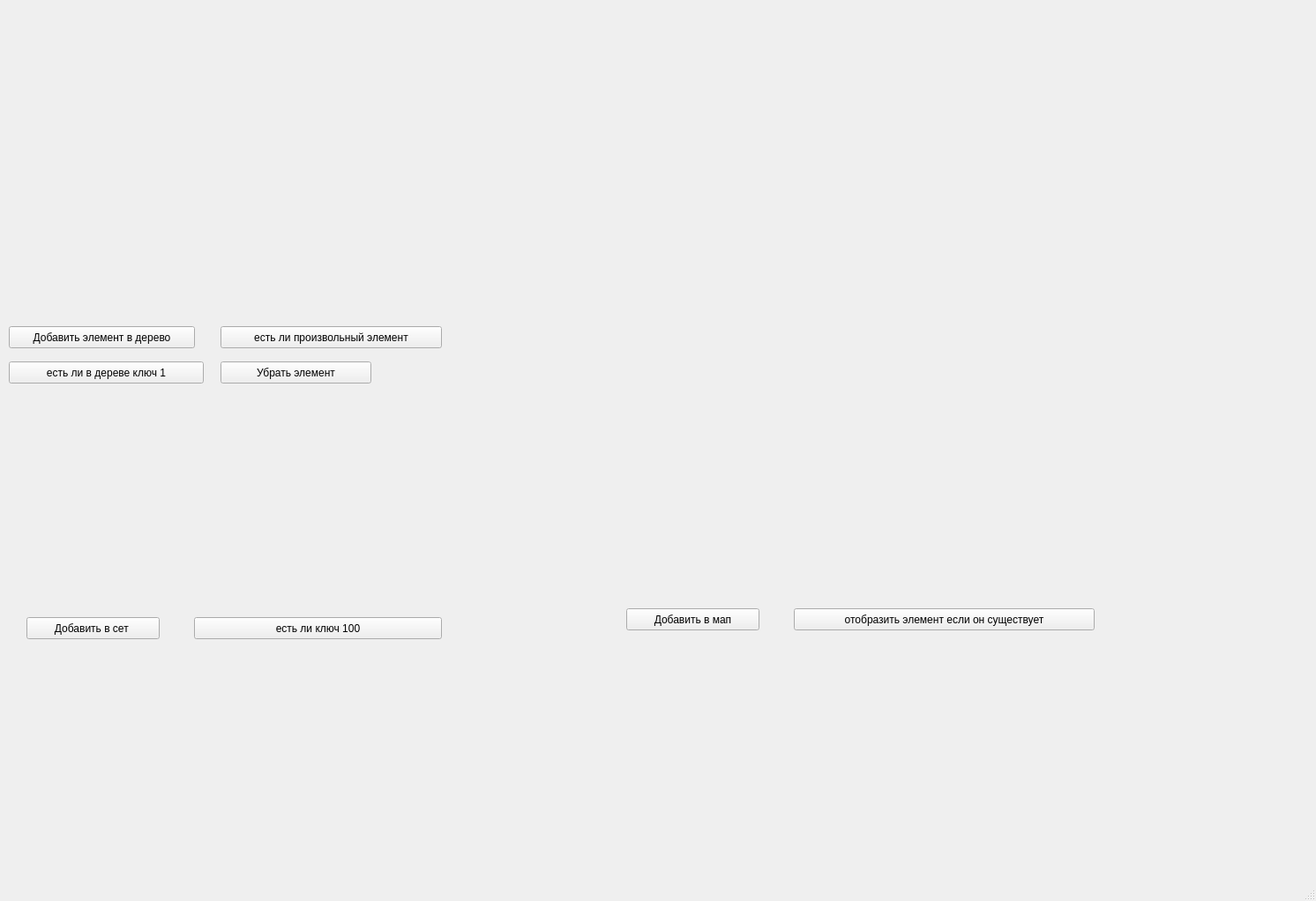
<?xml version="1.0" encoding="UTF-8"?>
<ui version="4.0">
 <class>MainWindow</class>
 <widget class="QMainWindow" name="MainWindow">
  <property name="geometry">
   <rect>
    <x>0</x>
    <y>0</y>
    <width>1492</width>
    <height>1022</height>
   </rect>
  </property>
  <property name="windowTitle">
   <string>MainWindow</string>
  </property>
  <widget class="QWidget" name="centralwidget">
   <widget class="QPushButton" name="pushButton">
    <property name="geometry">
     <rect>
      <x>10</x>
      <y>370</y>
      <width>211</width>
      <height>25</height>
     </rect>
    </property>
    <property name="text">
     <string>Добавить элемент в дерево</string>
    </property>
   </widget>
   <widget class="QPushButton" name="pushButton_2">
    <property name="geometry">
     <rect>
      <x>250</x>
      <y>370</y>
      <width>251</width>
      <height>25</height>
     </rect>
    </property>
    <property name="text">
     <string>есть ли произвольный элемент</string>
    </property>
   </widget>
   <widget class="QLabel" name="label">
    <property name="geometry">
     <rect>
      <x>30</x>
      <y>20</y>
      <width>471</width>
      <height>311</height>
     </rect>
    </property>
    <property name="text">
     <string/>
    </property>
   </widget>
   <widget class="QPushButton" name="pushButton_3">
    <property name="geometry">
     <rect>
      <x>10</x>
      <y>410</y>
      <width>221</width>
      <height>25</height>
     </rect>
    </property>
    <property name="text">
     <string>есть ли в дереве ключ 1</string>
    </property>
   </widget>
   <widget class="QLabel" name="label_2">
    <property name="geometry">
     <rect>
      <x>670</x>
      <y>20</y>
      <width>621</width>
      <height>341</height>
     </rect>
    </property>
    <property name="text">
     <string/>
    </property>
   </widget>
   <widget class="QPushButton" name="pushButton_4">
    <property name="geometry">
     <rect>
      <x>250</x>
      <y>410</y>
      <width>171</width>
      <height>25</height>
     </rect>
    </property>
    <property name="text">
     <string>Убрать элемент</string>
    </property>
   </widget>
   <widget class="QPushButton" name="pushButton_5">
    <property name="geometry">
     <rect>
      <x>30</x>
      <y>700</y>
      <width>151</width>
      <height>25</height>
     </rect>
    </property>
    <property name="text">
     <string>Добавить в сет </string>
    </property>
   </widget>
   <widget class="QLabel" name="label_3">
    <property name="geometry">
     <rect>
      <x>40</x>
      <y>470</y>
      <width>451</width>
      <height>191</height>
     </rect>
    </property>
    <property name="text">
     <string/>
    </property>
   </widget>
   <widget class="QPushButton" name="pushButton_6">
    <property name="geometry">
     <rect>
      <x>220</x>
      <y>700</y>
      <width>281</width>
      <height>25</height>
     </rect>
    </property>
    <property name="text">
     <string>есть ли ключ 100</string>
    </property>
   </widget>
   <widget class="QPushButton" name="pushButton_9">
    <property name="geometry">
     <rect>
      <x>900</x>
      <y>690</y>
      <width>341</width>
      <height>25</height>
     </rect>
    </property>
    <property name="text">
     <string>отобразить элемент если он существует</string>
    </property>
   </widget>
   <widget class="QPushButton" name="pushButton_10">
    <property name="geometry">
     <rect>
      <x>710</x>
      <y>690</y>
      <width>151</width>
      <height>25</height>
     </rect>
    </property>
    <property name="text">
     <string>Добавить в мап</string>
    </property>
   </widget>
   <widget class="QLabel" name="label_4">
    <property name="geometry">
     <rect>
      <x>720</x>
      <y>460</y>
      <width>451</width>
      <height>191</height>
     </rect>
    </property>
    <property name="text">
     <string/>
    </property>
   </widget>
   <widget class="QLabel" name="label_5">
    <property name="geometry">
     <rect>
      <x>40</x>
      <y>760</y>
      <width>461</width>
      <height>211</height>
     </rect>
    </property>
    <property name="text">
     <string/>
    </property>
   </widget>
   <widget class="QLabel" name="label_6">
    <property name="geometry">
     <rect>
      <x>720</x>
      <y>740</y>
      <width>531</width>
      <height>251</height>
     </rect>
    </property>
    <property name="text">
     <string/>
    </property>
   </widget>
  </widget>
  <widget class="QMenuBar" name="menubar">
   <property name="geometry">
    <rect>
     <x>0</x>
     <y>0</y>
     <width>1492</width>
     <height>22</height>
    </rect>
   </property>
  </widget>
  <widget class="QStatusBar" name="statusbar"/>
 </widget>
 <resources/>
 <connections/>
</ui>
